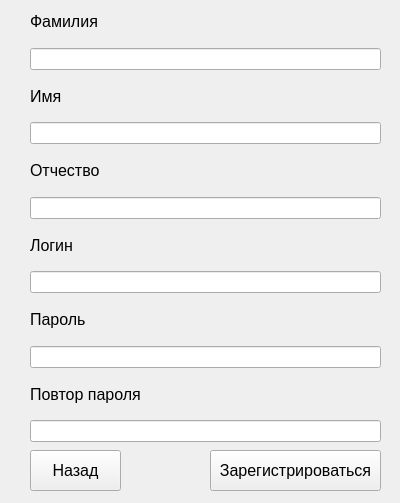
<?xml version="1.0" encoding="UTF-8"?>
<ui version="4.0">
 <class>Form</class>
 <widget class="QWidget" name="Form">
  <property name="geometry">
   <rect>
    <x>0</x>
    <y>0</y>
    <width>400</width>
    <height>503</height>
   </rect>
  </property>
  <property name="windowTitle">
   <string>Регистрация</string>
  </property>
  <widget class="QPushButton" name="pushButton">
   <property name="geometry">
    <rect>
     <x>210</x>
     <y>450</y>
     <width>171</width>
     <height>41</height>
    </rect>
   </property>
   <property name="font">
    <font>
     <pointsize>12</pointsize>
    </font>
   </property>
   <property name="text">
    <string>Зарегистрироваться</string>
   </property>
  </widget>
  <widget class="QWidget" name="layoutWidget">
   <property name="geometry">
    <rect>
     <x>30</x>
     <y>1</y>
     <width>351</width>
     <height>441</height>
    </rect>
   </property>
   <layout class="QVBoxLayout" name="verticalLayout_7">
    <item>
     <layout class="QVBoxLayout" name="verticalLayout">
      <item>
       <widget class="QLabel" name="label_lastname">
        <property name="font">
         <font>
          <pointsize>12</pointsize>
         </font>
        </property>
        <property name="text">
         <string>Фамилия</string>
        </property>
       </widget>
      </item>
      <item>
       <widget class="QLineEdit" name="lineEdit_lastname"/>
      </item>
     </layout>
    </item>
    <item>
     <layout class="QVBoxLayout" name="verticalLayout_2">
      <item>
       <widget class="QLabel" name="label_firstname">
        <property name="font">
         <font>
          <pointsize>12</pointsize>
         </font>
        </property>
        <property name="text">
         <string>Имя</string>
        </property>
       </widget>
      </item>
      <item>
       <widget class="QLineEdit" name="lineEdit_firstname"/>
      </item>
     </layout>
    </item>
    <item>
     <layout class="QVBoxLayout" name="verticalLayout_3">
      <item>
       <widget class="QLabel" name="label_thirdname">
        <property name="font">
         <font>
          <pointsize>12</pointsize>
         </font>
        </property>
        <property name="text">
         <string>Отчество</string>
        </property>
       </widget>
      </item>
      <item>
       <widget class="QLineEdit" name="lineEdit_thirdname"/>
      </item>
     </layout>
    </item>
    <item>
     <layout class="QVBoxLayout" name="verticalLayout_6">
      <item>
       <widget class="QLabel" name="label_login">
        <property name="font">
         <font>
          <pointsize>12</pointsize>
         </font>
        </property>
        <property name="text">
         <string>Логин</string>
        </property>
       </widget>
      </item>
      <item>
       <widget class="QLineEdit" name="lineEdit_login"/>
      </item>
     </layout>
    </item>
    <item>
     <layout class="QVBoxLayout" name="verticalLayout_4">
      <item>
       <widget class="QLabel" name="label_password">
        <property name="font">
         <font>
          <pointsize>12</pointsize>
         </font>
        </property>
        <property name="text">
         <string>Пароль</string>
        </property>
       </widget>
      </item>
      <item>
       <widget class="QLineEdit" name="lineEdit_password"/>
      </item>
     </layout>
    </item>
    <item>
     <layout class="QVBoxLayout" name="verticalLayout_5">
      <item>
       <widget class="QLabel" name="label_password2">
        <property name="font">
         <font>
          <pointsize>12</pointsize>
         </font>
        </property>
        <property name="text">
         <string>Повтор пароля</string>
        </property>
       </widget>
      </item>
      <item>
       <widget class="QLineEdit" name="lineEdit_password2"/>
      </item>
     </layout>
    </item>
   </layout>
  </widget>
  <widget class="QPushButton" name="pushButton_back">
   <property name="geometry">
    <rect>
     <x>30</x>
     <y>450</y>
     <width>91</width>
     <height>41</height>
    </rect>
   </property>
   <property name="font">
    <font>
     <pointsize>12</pointsize>
    </font>
   </property>
   <property name="text">
    <string>Назад</string>
   </property>
  </widget>
 </widget>
 <resources/>
 <connections/>
</ui>
